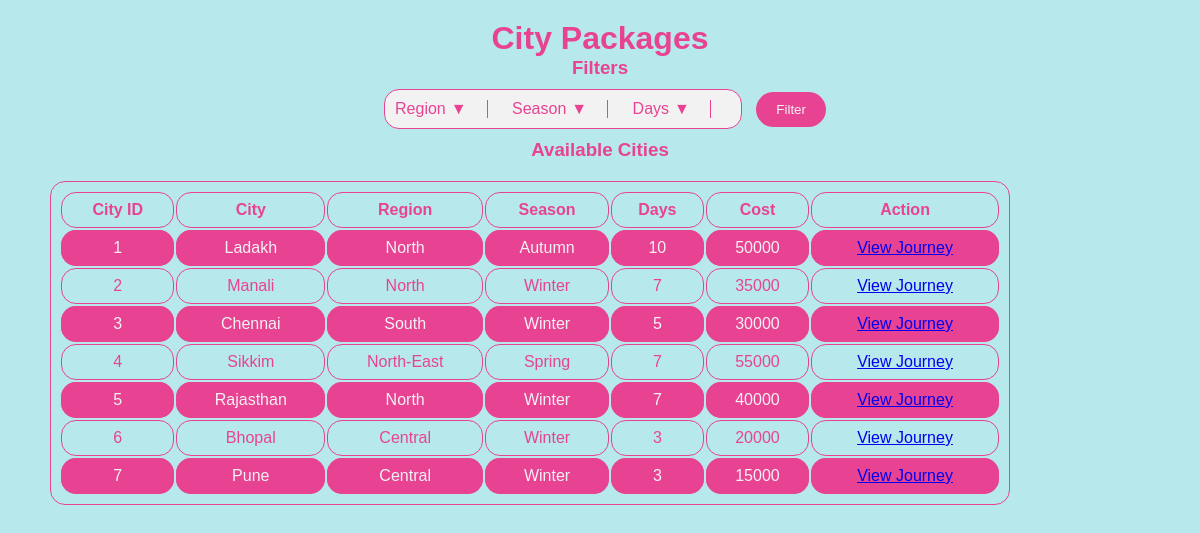
/cities.php, run on the app's committed database.
### tables this page shows
CREATE TABLE `cities` (
  `cityid` int(4) NOT NULL,
  `city` varchar(255) NOT NULL,
  `region` varchar(255) NOT NULL,
  `season` varchar(255) NOT NULL,
  `days` int(2) NOT NULL,
  `cost` int(9) NOT NULL
);

### cities.php (the view, shortened to what this page needs)
<?php
$servername = "localhost";
$username = "root";
$password = "";
$dbname = "travelscapes";
$conn = new mysqli($servername, $username, $password, $dbname);
$sql = "SELECT * FROM cities WHERE 1";
$result = $conn->query($sql);
$data = [];
while ($row = $result->fetch_assoc()) {
    $data[] = $row;
}
?>
<!DOCTYPE html>
<html>
<head>
    <link rel="stylesheet" href="../css/cities.css">
</head>
<body>
    <h1>City Packages</h1>
    <form method="post" action="<?php echo $_SERVER['PHP_SELF']; ?>">
        <h3>Filters</h3>
        <div class="filter-box">
            <div class="custom-dropdown">
                <span onclick="toggleDropdown('region')">Region</span>
            </div>
            <div class="custom-dropdown">
                <span onclick="toggleDropdown('season')">Season</span>
            </div>
            <div class="custom-dropdown">
                <span onclick="toggleDropdown('days')">Days</span>
            </div>
        </div>
        <input type="submit" value="Filter">
    </form>
    <?php
    echo "<h3>Available Cities</h3>";
    echo "<table border='1'>";
    echo "<tr>";
    echo "<th>City ID</th>";
    echo "<th>City</th>";
    echo "<th>Region</th>";
    echo "<th>Season</th>";
    echo "<th>Days</th>";
    echo "<th>Cost</th>";
    echo "<th>Action</th>";
    echo "</tr>";
    foreach ($data as $row) {
        echo "<tr>";
        echo "<td>" . $row["cityid"] . "</td>";
        echo "<td>" . $row["city"] . "</td>";
        echo "<td>" . $row["region"] . "</td>";
        echo "<td>" . $row["season"] . "</td>";
        echo "<td>" . $row["days"] . "</td>";
        echo "<td>" . $row["cost"] . "</td>";
        echo "<td><a href='viewjourney.php?city_id=" . $row["cityid"] . "' class='view-button'>View Journey</a></td>";
        echo "</tr>";
    }
    echo "</table>";
    ?>
</body>
</html>

### css/cities.css (style rules this page uses)
* { margin: 0; padding: 0; }
body { background-color: #B7E8EB; color: #e84393; font-family: Arial, sans-serif; text-align: center; }
h1 { color: #e84393; text-align: center; margin-top: 20px; }
h3 { color: #e84393; }
.filter-box { border: 1px solid #e84393; border-radius: 15px; padding: 10px; margin: 10px; display: inline-block; background-color: #f2f2f2; }
.custom-dropdown { position: relative; display: inline-block; margin-right: 20px; border-right: 1px solid #e84393; padding-right: 20px; }
.custom-dropdown span::after { content: "▼"; padding-left: 5px; }
table { border-collapse: separate; border-width: 10px; width: 80%; text-align: center; margin-left: 50px; margin-right: 20px; margin-top: 20px; margin-bottom: 20px; }
table, th, td { border: 1px solid #e84393; border-radius: 15px; text-align: center; padding: 8px; }
tr:nth-child(even) { background-color: #e84393; color: #f2f2f2; }
input[type="submit"] { background-color: #e84393; color: #f2f2f2; border: none; border-radius: 20px; padding: 10px 20px; cursor: pointer; }

### data on the page
cities: cityid "1", city "Ladakh", region "North", season "Autumn", days "10", cost "50000"
cities: cityid "2", city "Manali", region "North", season "Winter", days "7", cost "35000"
cities: cityid "3", city "Chennai", region "South", season "Winter", days "5", cost "30000"
cities: cityid "4", city "Sikkim", region "North-East", season "Spring", days "7", cost "55000"
cities: cityid "5", city "Rajasthan", region "North", season "Winter", days "7", cost "40000"
cities: cityid "6", city "Bhopal", region "Central", season "Winter", days "3", cost "20000"
cities: cityid "7", city "Pune", region "Central", season "Winter", days "3", cost "15000"
